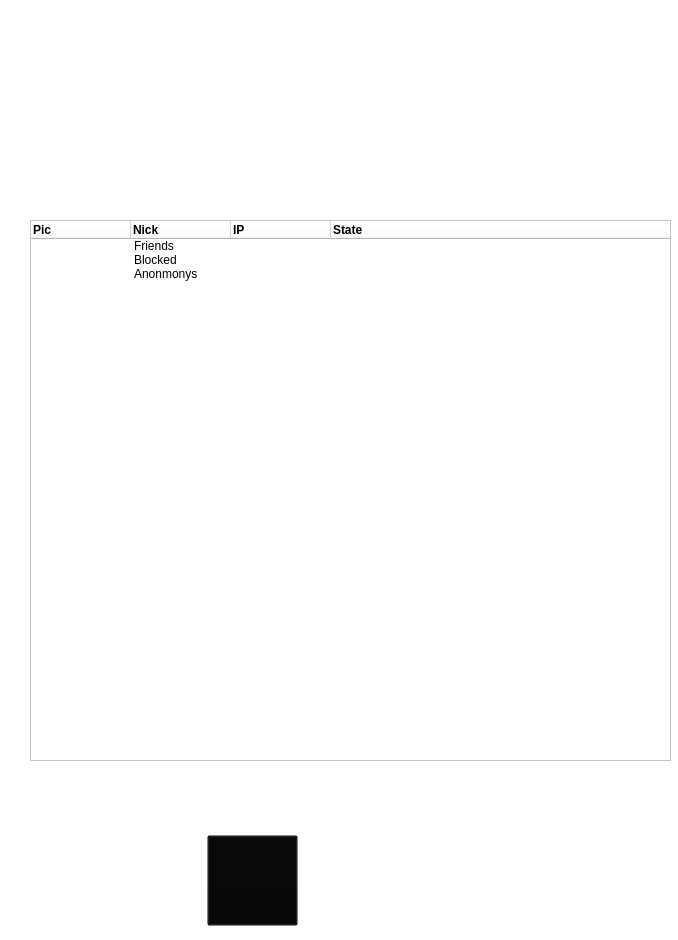
<?xml version="1.0" encoding="UTF-8"?>
<ui version="4.0">
 <class>Dialog</class>
 <widget class="QDialog" name="Dialog">
  <property name="geometry">
   <rect>
    <x>0</x>
    <y>0</y>
    <width>678</width>
    <height>940</height>
   </rect>
  </property>
  <property name="windowTitle">
   <string>Dialog</string>
  </property>
  <property name="styleSheet">
   <string notr="true">background-color: rgb(255, 255, 255);</string>
  </property>
  <widget class="QTreeWidget" name="treeWidget">
   <property name="geometry">
    <rect>
     <x>30</x>
     <y>220</y>
     <width>641</width>
     <height>541</height>
    </rect>
   </property>
   <property name="styleSheet">
    <string notr="true">background-color: rgb(255, 255, 255);</string>
   </property>
   <column>
    <property name="text">
     <string>Pic</string>
    </property>
    <property name="font">
     <font>
      <weight>75</weight>
      <bold>true</bold>
     </font>
    </property>
   </column>
   <column>
    <property name="text">
     <string>Nick</string>
    </property>
    <property name="font">
     <font>
      <weight>75</weight>
      <bold>true</bold>
     </font>
    </property>
   </column>
   <column>
    <property name="text">
     <string>IP                                        </string>
    </property>
    <property name="font">
     <font>
      <weight>75</weight>
      <bold>true</bold>
     </font>
    </property>
   </column>
   <column>
    <property name="text">
     <string>State</string>
    </property>
    <property name="font">
     <font>
      <weight>75</weight>
      <bold>true</bold>
     </font>
    </property>
   </column>
   <item>
    <property name="text">
     <string/>
    </property>
    <property name="text">
     <string>Friends</string>
    </property>
    <property name="text">
     <string/>
    </property>
    <property name="text">
     <string/>
    </property>
   </item>
   <item>
    <property name="text">
     <string/>
    </property>
    <property name="text">
     <string>Blocked</string>
    </property>
    <property name="text">
     <string/>
    </property>
    <property name="text">
     <string/>
    </property>
   </item>
   <item>
    <property name="text">
     <string/>
    </property>
    <property name="text">
     <string>Anonmonys</string>
    </property>
    <property name="text">
     <string/>
    </property>
    <property name="text">
     <string/>
    </property>
   </item>
  </widget>
  <widget class="QLabel" name="label_4">
   <property name="geometry">
    <rect>
     <x>0</x>
     <y>-30</y>
     <width>681</width>
     <height>211</height>
    </rect>
   </property>
   <property name="styleSheet">
    <string notr="true">border-image: url(:/img/qwer/32.png);</string>
   </property>
   <property name="text">
    <string/>
   </property>
  </widget>
  <widget class="QLabel" name="label_5">
   <property name="geometry">
    <rect>
     <x>230</x>
     <y>540</y>
     <width>241</width>
     <height>201</height>
    </rect>
   </property>
   <property name="text">
    <string/>
   </property>
  </widget>
  <widget class="QLabel" name="label_6">
   <property name="geometry">
    <rect>
     <x>-10</x>
     <y>410</y>
     <width>701</width>
     <height>411</height>
    </rect>
   </property>
   <property name="styleSheet">
    <string notr="true">border-image: url(:/img/qwer/card.png);
background-color: rgb(6, 6, 6,0);</string>
   </property>
   <property name="text">
    <string/>
   </property>
  </widget>
  <widget class="QLabel" name="label_3">
   <property name="geometry">
    <rect>
     <x>180</x>
     <y>140</y>
     <width>371</width>
     <height>20</height>
    </rect>
   </property>
   <property name="font">
    <font>
     <family>Microsoft JhengHei</family>
     <weight>75</weight>
     <bold>true</bold>
     <strikeout>false</strikeout>
    </font>
   </property>
   <property name="styleSheet">
    <string notr="true">background-color: rgb(255, 255, 255，0);
color: rgb(255, 255, 255);</string>
   </property>
   <property name="text">
    <string>个性签名</string>
   </property>
   <property name="alignment">
    <set>Qt::AlignCenter</set>
   </property>
  </widget>
  <widget class="QLabel" name="label">
   <property name="geometry">
    <rect>
     <x>70</x>
     <y>-3</y>
     <width>141</width>
     <height>141</height>
    </rect>
   </property>
   <property name="sizePolicy">
    <sizepolicy hsizetype="Preferred" vsizetype="Preferred">
     <horstretch>0</horstretch>
     <verstretch>0</verstretch>
    </sizepolicy>
   </property>
   <property name="minimumSize">
    <size>
     <width>61</width>
     <height>61</height>
    </size>
   </property>
   <property name="styleSheet">
    <string notr="true"/>
   </property>
   <property name="text">
    <string/>
   </property>
   <property name="pixmap">
    <pixmap resource="img.qrc">:/img/tou11.jpg</pixmap>
   </property>
   <property name="scaledContents">
    <bool>true</bool>
   </property>
  </widget>
  <widget class="QLabel" name="label_2">
   <property name="geometry">
    <rect>
     <x>220</x>
     <y>40</y>
     <width>271</width>
     <height>81</height>
    </rect>
   </property>
   <property name="font">
    <font>
     <family>Microsoft YaHei UI</family>
     <pointsize>32</pointsize>
     <weight>50</weight>
     <italic>false</italic>
     <bold>false</bold>
    </font>
   </property>
   <property name="contextMenuPolicy">
    <enum>Qt::NoContextMenu</enum>
   </property>
   <property name="styleSheet">
    <string notr="true">color: rgb(255, 255, 255);
background-color: rgb(255, 255, 255，0);</string>
   </property>
   <property name="text">
    <string>TextLabel</string>
   </property>
   <property name="textFormat">
    <enum>Qt::PlainText</enum>
   </property>
   <property name="alignment">
    <set>Qt::AlignCenter</set>
   </property>
  </widget>
  <widget class="QLabel" name="label_7">
   <property name="geometry">
    <rect>
     <x>0</x>
     <y>680</y>
     <width>711</width>
     <height>451</height>
    </rect>
   </property>
   <property name="styleSheet">
    <string notr="true">border-image: url(:/img/qwer/Header-Light-1.png);</string>
   </property>
   <property name="text">
    <string/>
   </property>
  </widget>
  <widget class="QLabel" name="label_8">
   <property name="geometry">
    <rect>
     <x>69</x>
     <y>-2</y>
     <width>142</width>
     <height>142</height>
    </rect>
   </property>
   <property name="styleSheet">
    <string notr="true">border-image: url(:/img/qwer/ggg.png);
background-color: rgb(255, 255, 255,0);</string>
   </property>
   <property name="text">
    <string/>
   </property>
  </widget>
  <widget class="QPushButton" name="pushButton">
   <property name="geometry">
    <rect>
     <x>41</x>
     <y>835</y>
     <width>91</width>
     <height>91</height>
    </rect>
   </property>
   <property name="minimumSize">
    <size>
     <width>91</width>
     <height>91</height>
    </size>
   </property>
   <property name="styleSheet">
    <string notr="true">border-image: url(:/img/dial/hy.png);
background-color: rgb(11, 11, 11,0);</string>
   </property>
   <property name="text">
    <string/>
   </property>
   <property name="flat">
    <bool>true</bool>
   </property>
  </widget>
  <widget class="QPushButton" name="pushButton_2">
   <property name="geometry">
    <rect>
     <x>207</x>
     <y>835</y>
     <width>91</width>
     <height>91</height>
    </rect>
   </property>
   <property name="minimumSize">
    <size>
     <width>91</width>
     <height>91</height>
    </size>
   </property>
   <property name="styleSheet">
    <string notr="true">border-image: url(:/img/dial/ss.png);
background-color: rgb(6,6,6,0);
</string>
   </property>
   <property name="text">
    <string/>
   </property>
  </widget>
  <widget class="QPushButton" name="pushButton_3">
   <property name="geometry">
    <rect>
     <x>373</x>
     <y>835</y>
     <width>91</width>
     <height>91</height>
    </rect>
   </property>
   <property name="minimumSize">
    <size>
     <width>91</width>
     <height>91</height>
    </size>
   </property>
   <property name="styleSheet">
    <string notr="true">background-color: rgb(6,6,6,0);
border-image: url(:/img/dial/q.png);</string>
   </property>
   <property name="text">
    <string/>
   </property>
   <property name="flat">
    <bool>true</bool>
   </property>
  </widget>
  <widget class="QPushButton" name="pushButton_4">
   <property name="geometry">
    <rect>
     <x>539</x>
     <y>835</y>
     <width>91</width>
     <height>91</height>
    </rect>
   </property>
   <property name="minimumSize">
    <size>
     <width>91</width>
     <height>91</height>
    </size>
   </property>
   <property name="autoFillBackground">
    <bool>false</bool>
   </property>
   <property name="styleSheet">
    <string notr="true">border-image: url(:/img/dial/sd.png);
background-color: rgb(6,6,6,0);
</string>
   </property>
   <property name="text">
    <string/>
   </property>
   <property name="flat">
    <bool>true</bool>
   </property>
  </widget>
  <zorder>label_7</zorder>
  <zorder>layoutWidget</zorder>
  <zorder>label_4</zorder>
  <zorder>label_6</zorder>
  <zorder>treeWidget</zorder>
  <zorder>label_3</zorder>
  <zorder>label</zorder>
  <zorder>label_2</zorder>
  <zorder>label_5</zorder>
  <zorder>label_8</zorder>
  <zorder>pushButton</zorder>
  <zorder>pushButton_2</zorder>
  <zorder>pushButton_3</zorder>
  <zorder>pushButton_4</zorder>
 </widget>
 <resources>
  <include location="img.qrc"/>
 </resources>
 <connections/>
</ui>
